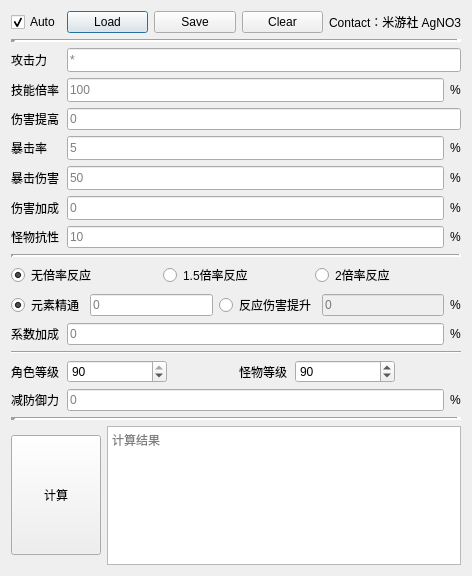
<?xml version="1.0" encoding="UTF-8"?>
<ui version="4.0">
 <author>AgNO3</author>
 <class>Window</class>
 <widget class="QDialog" name="Window">
  <property name="enabled">
   <bool>true</bool>
  </property>
  <property name="geometry">
   <rect>
    <x>0</x>
    <y>0</y>
    <width>472</width>
    <height>576</height>
   </rect>
  </property>
  <property name="minimumSize">
   <size>
    <width>350</width>
    <height>520</height>
   </size>
  </property>
  <property name="maximumSize">
   <size>
    <width>1080</width>
    <height>2560</height>
   </size>
  </property>
  <property name="windowTitle">
   <string>伤害计算器 v1.3</string>
  </property>
  <layout class="QVBoxLayout" name="verticalLayout_3">
   <item>
    <layout class="QHBoxLayout" name="horizontalLayout_4">
     <property name="bottomMargin">
      <number>0</number>
     </property>
     <item>
      <widget class="QCheckBox" name="autoSave">
       <property name="maximumSize">
        <size>
         <width>50</width>
         <height>16777215</height>
        </size>
       </property>
       <property name="text">
        <string>Auto</string>
       </property>
       <property name="checked">
        <bool>true</bool>
       </property>
      </widget>
     </item>
     <item>
      <widget class="QPushButton" name="loadBtn">
       <property name="text">
        <string>Load</string>
       </property>
      </widget>
     </item>
     <item>
      <widget class="QPushButton" name="saveBtn">
       <property name="text">
        <string>Save</string>
       </property>
      </widget>
     </item>
     <item>
      <widget class="QPushButton" name="clearBtn">
       <property name="text">
        <string>Clear</string>
       </property>
      </widget>
     </item>
     <item>
      <widget class="QLabel" name="Authur">
       <property name="layoutDirection">
        <enum>Qt::LeftToRight</enum>
       </property>
       <property name="text">
        <string>Contact：米游社 AgNO3</string>
       </property>
       <property name="alignment">
        <set>Qt::AlignRight|Qt::AlignTrailing|Qt::AlignVCenter</set>
       </property>
      </widget>
     </item>
    </layout>
   </item>
   <item>
    <widget class="Line" name="line_2">
     <property name="lineWidth">
      <number>5</number>
     </property>
     <property name="orientation">
      <enum>Qt::Horizontal</enum>
     </property>
    </widget>
   </item>
   <item>
    <layout class="QVBoxLayout" name="Main">
     <item>
      <layout class="QVBoxLayout" name="Input">
       <item>
        <layout class="QHBoxLayout" name="Atk">
         <item>
          <widget class="QLabel" name="label">
           <property name="minimumSize">
            <size>
             <width>50</width>
             <height>0</height>
            </size>
           </property>
           <property name="text">
            <string>攻击力</string>
           </property>
          </widget>
         </item>
         <item>
          <widget class="QLineEdit" name="atk">
           <property name="minimumSize">
            <size>
             <width>0</width>
             <height>24</height>
            </size>
           </property>
           <property name="text">
            <string/>
           </property>
           <property name="placeholderText">
            <string>*</string>
           </property>
          </widget>
         </item>
        </layout>
       </item>
       <item>
        <layout class="QHBoxLayout" name="Talent">
         <item>
          <widget class="QLabel" name="label_9">
           <property name="minimumSize">
            <size>
             <width>50</width>
             <height>0</height>
            </size>
           </property>
           <property name="text">
            <string>技能倍率</string>
           </property>
          </widget>
         </item>
         <item>
          <widget class="QLineEdit" name="talent">
           <property name="minimumSize">
            <size>
             <width>0</width>
             <height>24</height>
            </size>
           </property>
           <property name="placeholderText">
            <string>100</string>
           </property>
          </widget>
         </item>
         <item>
          <widget class="QLabel" name="label_10">
           <property name="text">
            <string>%</string>
           </property>
          </widget>
         </item>
        </layout>
       </item>
       <item>
        <layout class="QHBoxLayout" name="horizontalLayout_2">
         <property name="bottomMargin">
          <number>0</number>
         </property>
         <item>
          <widget class="QLabel" name="dmg_buff">
           <property name="minimumSize">
            <size>
             <width>50</width>
             <height>0</height>
            </size>
           </property>
           <property name="text">
            <string>伤害提高</string>
           </property>
          </widget>
         </item>
         <item>
          <widget class="QLineEdit" name="dmgBuff">
           <property name="placeholderText">
            <string>0</string>
           </property>
          </widget>
         </item>
        </layout>
       </item>
       <item>
        <layout class="QHBoxLayout" name="Crit_rate">
         <item>
          <widget class="QLabel" name="label_2">
           <property name="minimumSize">
            <size>
             <width>50</width>
             <height>0</height>
            </size>
           </property>
           <property name="text">
            <string>暴击率</string>
           </property>
          </widget>
         </item>
         <item>
          <widget class="QLineEdit" name="crit_rate">
           <property name="minimumSize">
            <size>
             <width>0</width>
             <height>24</height>
            </size>
           </property>
           <property name="placeholderText">
            <string>5</string>
           </property>
          </widget>
         </item>
         <item>
          <widget class="QLabel" name="label_4">
           <property name="text">
            <string>%</string>
           </property>
          </widget>
         </item>
        </layout>
       </item>
       <item>
        <layout class="QHBoxLayout" name="Crit_DMG">
         <item>
          <widget class="QLabel" name="label_3">
           <property name="minimumSize">
            <size>
             <width>50</width>
             <height>0</height>
            </size>
           </property>
           <property name="text">
            <string>暴击伤害</string>
           </property>
          </widget>
         </item>
         <item>
          <widget class="QLineEdit" name="crit_dmg">
           <property name="minimumSize">
            <size>
             <width>0</width>
             <height>24</height>
            </size>
           </property>
           <property name="placeholderText">
            <string>50</string>
           </property>
          </widget>
         </item>
         <item>
          <widget class="QLabel" name="label_5">
           <property name="text">
            <string>%</string>
           </property>
          </widget>
         </item>
        </layout>
       </item>
       <item>
        <layout class="QHBoxLayout" name="Buff">
         <item>
          <widget class="QLabel" name="label_6">
           <property name="minimumSize">
            <size>
             <width>50</width>
             <height>0</height>
            </size>
           </property>
           <property name="text">
            <string>伤害加成</string>
           </property>
          </widget>
         </item>
         <item>
          <widget class="QLineEdit" name="buff">
           <property name="minimumSize">
            <size>
             <width>0</width>
             <height>24</height>
            </size>
           </property>
           <property name="placeholderText">
            <string>0</string>
           </property>
          </widget>
         </item>
         <item>
          <widget class="QLabel" name="label_7">
           <property name="text">
            <string>%</string>
           </property>
          </widget>
         </item>
        </layout>
       </item>
       <item>
        <layout class="QHBoxLayout" name="Resistance">
         <item>
          <widget class="QLabel" name="label_11">
           <property name="minimumSize">
            <size>
             <width>50</width>
             <height>0</height>
            </size>
           </property>
           <property name="text">
            <string>怪物抗性</string>
           </property>
          </widget>
         </item>
         <item>
          <widget class="QLineEdit" name="resistance">
           <property name="enabled">
            <bool>true</bool>
           </property>
           <property name="placeholderText">
            <string>10</string>
           </property>
          </widget>
         </item>
         <item>
          <widget class="QLabel" name="label_8">
           <property name="text">
            <string>%</string>
           </property>
          </widget>
         </item>
        </layout>
       </item>
       <item>
        <widget class="Line" name="line_4">
         <property name="lineWidth">
          <number>3</number>
         </property>
         <property name="orientation">
          <enum>Qt::Horizontal</enum>
         </property>
        </widget>
       </item>
       <item>
        <layout class="QHBoxLayout" name="React">
         <item>
          <widget class="QRadioButton" name="nora">
           <property name="text">
            <string>无倍率反应</string>
           </property>
           <property name="checked">
            <bool>true</bool>
           </property>
           <attribute name="buttonGroup">
            <string notr="true">buttonGroup</string>
           </attribute>
          </widget>
         </item>
         <item>
          <widget class="QRadioButton" name="ra150">
           <property name="text">
            <string>1.5倍率反应</string>
           </property>
           <attribute name="buttonGroup">
            <string notr="true">buttonGroup</string>
           </attribute>
          </widget>
         </item>
         <item>
          <widget class="QRadioButton" name="ra200">
           <property name="text">
            <string>2倍率反应</string>
           </property>
           <attribute name="buttonGroup">
            <string notr="true">buttonGroup</string>
           </attribute>
          </widget>
         </item>
        </layout>
       </item>
       <item>
        <layout class="QHBoxLayout" name="Element_master">
         <item>
          <widget class="QRadioButton" name="EM_btn">
           <property name="text">
            <string>元素精通</string>
           </property>
           <property name="checked">
            <bool>true</bool>
           </property>
           <attribute name="buttonGroup">
            <string notr="true">buttonGroup_2</string>
           </attribute>
          </widget>
         </item>
         <item>
          <widget class="QLineEdit" name="Elem_mas">
           <property name="placeholderText">
            <string>0</string>
           </property>
          </widget>
         </item>
         <item>
          <widget class="QRadioButton" name="EMbuff_btn">
           <property name="text">
            <string>反应伤害提升</string>
           </property>
           <attribute name="buttonGroup">
            <string notr="true">buttonGroup_2</string>
           </attribute>
          </widget>
         </item>
         <item>
          <widget class="QLineEdit" name="em_buff">
           <property name="enabled">
            <bool>false</bool>
           </property>
           <property name="placeholderText">
            <string>0</string>
           </property>
          </widget>
         </item>
         <item>
          <widget class="QLabel" name="label_15">
           <property name="text">
            <string>%</string>
           </property>
          </widget>
         </item>
        </layout>
       </item>
      </layout>
     </item>
     <item>
      <layout class="QHBoxLayout" name="horizontalLayout_3">
       <property name="bottomMargin">
        <number>0</number>
       </property>
       <item>
        <widget class="QLabel" name="reactBuff_">
         <property name="minimumSize">
          <size>
           <width>50</width>
           <height>0</height>
          </size>
         </property>
         <property name="text">
          <string>系数加成</string>
         </property>
        </widget>
       </item>
       <item>
        <widget class="QLineEdit" name="reactBuff">
         <property name="placeholderText">
          <string>0</string>
         </property>
        </widget>
       </item>
       <item>
        <widget class="QLabel" name="label_14">
         <property name="text">
          <string>%</string>
         </property>
        </widget>
       </item>
      </layout>
     </item>
     <item>
      <widget class="Line" name="line_3">
       <property name="orientation">
        <enum>Qt::Horizontal</enum>
       </property>
      </widget>
     </item>
     <item>
      <layout class="QHBoxLayout" name="Level">
       <item>
        <widget class="QLabel" name="label_13">
         <property name="minimumSize">
          <size>
           <width>50</width>
           <height>0</height>
          </size>
         </property>
         <property name="text">
          <string>角色等级</string>
         </property>
        </widget>
       </item>
       <item>
        <widget class="QSpinBox" name="char_level">
         <property name="enabled">
          <bool>true</bool>
         </property>
         <property name="minimumSize">
          <size>
           <width>100</width>
           <height>0</height>
          </size>
         </property>
         <property name="minimum">
          <number>0</number>
         </property>
         <property name="maximum">
          <number>90</number>
         </property>
         <property name="value">
          <number>90</number>
         </property>
        </widget>
       </item>
       <item>
        <spacer name="horizontalSpacer">
         <property name="orientation">
          <enum>Qt::Horizontal</enum>
         </property>
         <property name="sizeHint" stdset="0">
          <size>
           <width>40</width>
           <height>20</height>
          </size>
         </property>
        </spacer>
       </item>
       <item>
        <widget class="QLabel" name="label_12">
         <property name="minimumSize">
          <size>
           <width>50</width>
           <height>0</height>
          </size>
         </property>
         <property name="text">
          <string>怪物等级</string>
         </property>
        </widget>
       </item>
       <item>
        <widget class="QSpinBox" name="mons_level">
         <property name="enabled">
          <bool>true</bool>
         </property>
         <property name="minimumSize">
          <size>
           <width>100</width>
           <height>0</height>
          </size>
         </property>
         <property name="minimum">
          <number>0</number>
         </property>
         <property name="maximum">
          <number>200</number>
         </property>
         <property name="value">
          <number>90</number>
         </property>
        </widget>
       </item>
       <item>
        <spacer name="horizontalSpacer_2">
         <property name="orientation">
          <enum>Qt::Horizontal</enum>
         </property>
         <property name="sizeHint" stdset="0">
          <size>
           <width>40</width>
           <height>20</height>
          </size>
         </property>
        </spacer>
       </item>
      </layout>
     </item>
     <item>
      <layout class="QHBoxLayout" name="horizontalLayout">
       <property name="bottomMargin">
        <number>0</number>
       </property>
       <item>
        <widget class="QLabel" name="label_16">
         <property name="minimumSize">
          <size>
           <width>50</width>
           <height>0</height>
          </size>
         </property>
         <property name="text">
          <string>减防御力</string>
         </property>
        </widget>
       </item>
       <item>
        <widget class="QLineEdit" name="defense">
         <property name="placeholderText">
          <string>0</string>
         </property>
        </widget>
       </item>
       <item>
        <widget class="QLabel" name="label_17">
         <property name="text">
          <string>%</string>
         </property>
        </widget>
       </item>
      </layout>
     </item>
     <item>
      <widget class="Line" name="line">
       <property name="lineWidth">
        <number>5</number>
       </property>
       <property name="orientation">
        <enum>Qt::Horizontal</enum>
       </property>
      </widget>
     </item>
     <item>
      <layout class="QHBoxLayout" name="Output">
       <item>
        <widget class="QPushButton" name="cal">
         <property name="minimumSize">
          <size>
           <width>90</width>
           <height>120</height>
          </size>
         </property>
         <property name="maximumSize">
          <size>
           <width>90</width>
           <height>120</height>
          </size>
         </property>
         <property name="text">
          <string>计算</string>
         </property>
        </widget>
       </item>
       <item>
        <widget class="QTextBrowser" name="res">
         <property name="maximumSize">
          <size>
           <width>16777215</width>
           <height>16777215</height>
          </size>
         </property>
         <property name="midLineWidth">
          <number>0</number>
         </property>
         <property name="placeholderText">
          <string>计算结果</string>
         </property>
        </widget>
       </item>
      </layout>
     </item>
    </layout>
   </item>
  </layout>
 </widget>
 <tabstops>
  <tabstop>atk</tabstop>
  <tabstop>crit_rate</tabstop>
  <tabstop>crit_dmg</tabstop>
  <tabstop>buff</tabstop>
  <tabstop>talent</tabstop>
  <tabstop>resistance</tabstop>
  <tabstop>nora</tabstop>
  <tabstop>ra150</tabstop>
  <tabstop>ra200</tabstop>
  <tabstop>Elem_mas</tabstop>
  <tabstop>char_level</tabstop>
  <tabstop>mons_level</tabstop>
  <tabstop>cal</tabstop>
  <tabstop>res</tabstop>
 </tabstops>
 <includes>
  <include location="local">Genshin Damage Calculator v1.2</include>
  <include location="local">Made by AgNO3</include>
 </includes>
 <resources/>
 <connections>
  <connection>
   <sender>EMbuff_btn</sender>
   <signal>toggled(bool)</signal>
   <receiver>em_buff</receiver>
   <slot>setEnabled(bool)</slot>
   <hints>
    <hint type="sourcelabel">
     <x>261</x>
     <y>315</y>
    </hint>
    <hint type="destinationlabel">
     <x>374</x>
     <y>315</y>
    </hint>
   </hints>
  </connection>
  <connection>
   <sender>EM_btn</sender>
   <signal>toggled(bool)</signal>
   <receiver>Elem_mas</receiver>
   <slot>setEnabled(bool)</slot>
   <hints>
    <hint type="sourcelabel">
     <x>47</x>
     <y>315</y>
    </hint>
    <hint type="destinationlabel">
     <x>148</x>
     <y>315</y>
    </hint>
   </hints>
  </connection>
 </connections>
 <buttongroups>
  <buttongroup name="buttonGroup"/>
  <buttongroup name="buttonGroup_2"/>
 </buttongroups>
</ui>
